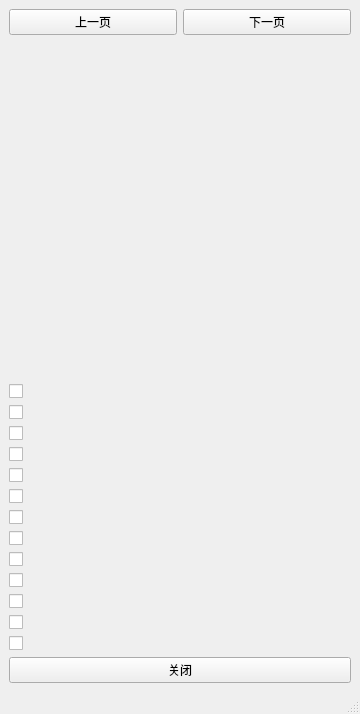
<?xml version="1.0" encoding="UTF-8"?>
<ui version="4.0">
 <class>Moderatorwindow</class>
 <widget class="QMainWindow" name="Moderatorwindow">
  <property name="geometry">
   <rect>
    <x>0</x>
    <y>0</y>
    <width>360</width>
    <height>714</height>
   </rect>
  </property>
  <property name="minimumSize">
   <size>
    <width>360</width>
    <height>714</height>
   </size>
  </property>
  <property name="maximumSize">
   <size>
    <width>360</width>
    <height>714</height>
   </size>
  </property>
  <property name="windowTitle">
   <string>MainWindow</string>
  </property>
  <widget class="QWidget" name="centralwidget">
   <layout class="QGridLayout" name="gridLayout">
    <item row="0" column="0">
     <layout class="QHBoxLayout" name="horizontalLayout_2">
      <item>
       <widget class="QPushButton" name="back">
        <property name="text">
         <string>上一页</string>
        </property>
       </widget>
      </item>
      <item>
       <widget class="QPushButton" name="next_page">
        <property name="text">
         <string>下一页</string>
        </property>
       </widget>
      </item>
     </layout>
    </item>
    <item row="15" column="0">
     <layout class="QHBoxLayout" name="horizontalLayout">
      <item>
       <widget class="QPushButton" name="pushButton">
        <property name="text">
         <string>关闭</string>
        </property>
       </widget>
      </item>
     </layout>
    </item>
    <item row="3" column="0">
     <widget class="QCheckBox" name="checkBox_2">
      <property name="cursor">
       <cursorShape>PointingHandCursor</cursorShape>
      </property>
      <property name="text">
       <string/>
      </property>
     </widget>
    </item>
    <item row="4" column="0">
     <widget class="QCheckBox" name="checkBox_3">
      <property name="cursor">
       <cursorShape>PointingHandCursor</cursorShape>
      </property>
      <property name="text">
       <string/>
      </property>
     </widget>
    </item>
    <item row="2" column="0">
     <widget class="QCheckBox" name="checkBox_1">
      <property name="cursor">
       <cursorShape>PointingHandCursor</cursorShape>
      </property>
      <property name="text">
       <string/>
      </property>
      <property name="checkable">
       <bool>true</bool>
      </property>
      <property name="autoExclusive">
       <bool>true</bool>
      </property>
     </widget>
    </item>
    <item row="5" column="0">
     <widget class="QCheckBox" name="checkBox_4">
      <property name="cursor">
       <cursorShape>PointingHandCursor</cursorShape>
      </property>
      <property name="text">
       <string/>
      </property>
     </widget>
    </item>
    <item row="7" column="0">
     <widget class="QCheckBox" name="checkBox_6">
      <property name="cursor">
       <cursorShape>PointingHandCursor</cursorShape>
      </property>
      <property name="text">
       <string/>
      </property>
     </widget>
    </item>
    <item row="11" column="0">
     <widget class="QCheckBox" name="checkBox_10">
      <property name="cursor">
       <cursorShape>PointingHandCursor</cursorShape>
      </property>
      <property name="text">
       <string/>
      </property>
     </widget>
    </item>
    <item row="12" column="0">
     <widget class="QCheckBox" name="checkBox_11">
      <property name="cursor">
       <cursorShape>PointingHandCursor</cursorShape>
      </property>
      <property name="text">
       <string/>
      </property>
     </widget>
    </item>
    <item row="13" column="0">
     <widget class="QCheckBox" name="checkBox_12">
      <property name="cursor">
       <cursorShape>PointingHandCursor</cursorShape>
      </property>
      <property name="text">
       <string/>
      </property>
     </widget>
    </item>
    <item row="6" column="0">
     <widget class="QCheckBox" name="checkBox_5">
      <property name="cursor">
       <cursorShape>PointingHandCursor</cursorShape>
      </property>
      <property name="text">
       <string/>
      </property>
     </widget>
    </item>
    <item row="14" column="0">
     <widget class="QCheckBox" name="checkBox_13">
      <property name="cursor">
       <cursorShape>PointingHandCursor</cursorShape>
      </property>
      <property name="text">
       <string/>
      </property>
     </widget>
    </item>
    <item row="8" column="0">
     <widget class="QCheckBox" name="checkBox_7">
      <property name="cursor">
       <cursorShape>PointingHandCursor</cursorShape>
      </property>
      <property name="text">
       <string/>
      </property>
     </widget>
    </item>
    <item row="9" column="0">
     <widget class="QCheckBox" name="checkBox_8">
      <property name="cursor">
       <cursorShape>PointingHandCursor</cursorShape>
      </property>
      <property name="text">
       <string/>
      </property>
     </widget>
    </item>
    <item row="10" column="0">
     <widget class="QCheckBox" name="checkBox_9">
      <property name="cursor">
       <cursorShape>PointingHandCursor</cursorShape>
      </property>
      <property name="text">
       <string/>
      </property>
     </widget>
    </item>
    <item row="1" column="0">
     <widget class="QLabel" name="state">
      <property name="text">
       <string/>
      </property>
     </widget>
    </item>
   </layout>
  </widget>
  <widget class="QMenuBar" name="menubar">
   <property name="geometry">
    <rect>
     <x>0</x>
     <y>0</y>
     <width>360</width>
     <height>21</height>
    </rect>
   </property>
  </widget>
  <widget class="QStatusBar" name="statusbar"/>
 </widget>
 <resources/>
 <connections/>
</ui>
